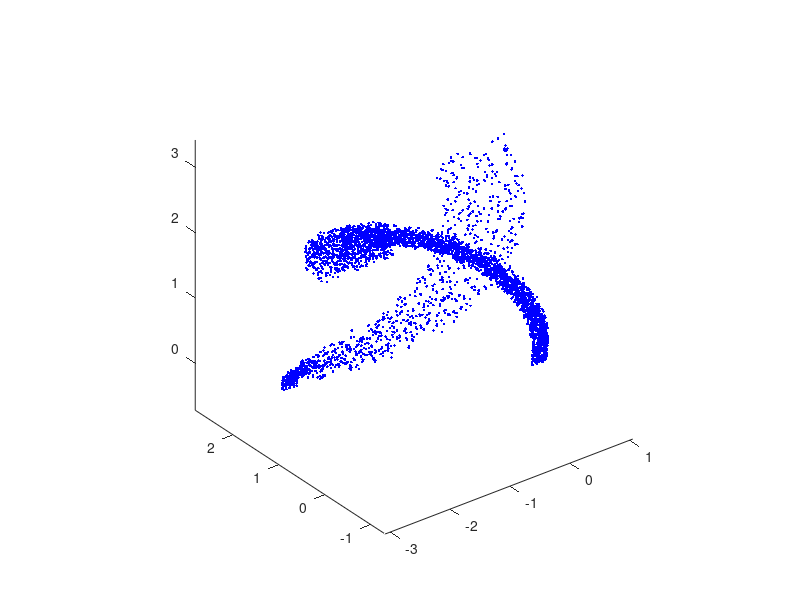
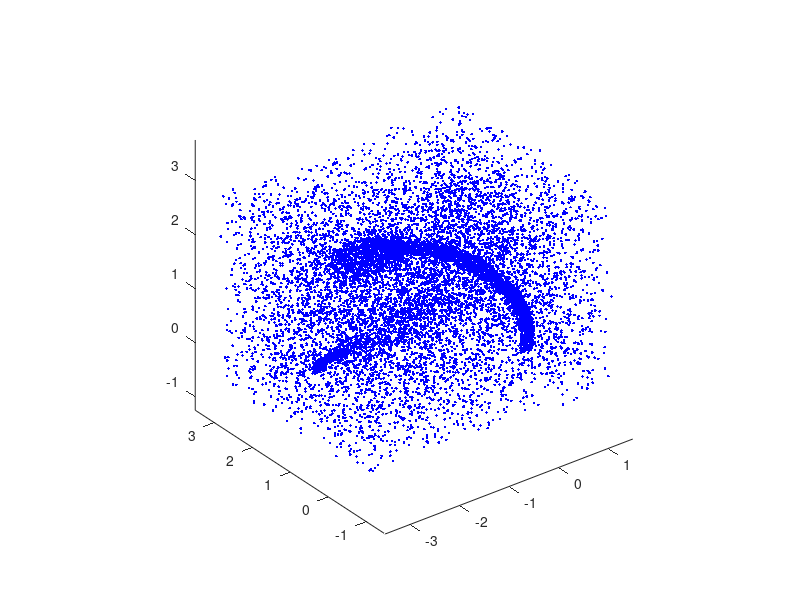

These figures' MATLAB source, in order:
clc
clear all
numofpoints = 3000;%how many points on the manifold
r = linspace(0.5,2.5,numofpoints);%medial axis of 2d manifold
randvalue = 0.5 * r .* (rand(1,numofpoints)-0.5);% increase the width of manifold
r = r + randvalue;
tetha = linspace(0,pi,numofpoints);% the curvature is from 0 to pi
x = r.*cos(tetha);
y = r.*sin(tetha);
z = linspace(0,2.5,numofpoints) + rand(1,numofpoints)*0.2; % uniform noise in height too
dataset = [x',y',z'];

numofpoints = 1000;%how many points on the manifold
r = linspace(0.5,2.5,numofpoints);%medial axis of 2d manifold
randvalue = 0.5 * r .* (rand(1,numofpoints)-0.5);% increase the width of manifold
r = r + randvalue;
tetha2 = linspace(pi,2*pi,numofpoints);% the curvature is from pi to 0
x2 = r.*cos(tetha2)-2;
y2 = r.*sin(tetha2)+1.5;
z2 = linspace(0,2.5,numofpoints) + rand(1,numofpoints)*0.2; % uniform noise in height too
dataset = [dataset;[x2',y2',z2']];
figure,plot3(dataset(:,1),dataset(:,2),dataset(:,3),'b.');
axis equal

noisepoints = rand(8000,3);
noisepoints(:,1) = noisepoints(:,1) * 5 - 3.5;
noisepoints(:,2) = noisepoints(:,2) * 4 - 1;
noisepoints(:,3) = noisepoints(:,3) * 3.5 - 0.5;

dataset = [dataset;noisepoints];
figure,plot3(dataset(:,1),dataset(:,2),dataset(:,3),'b.');
axis equal
%dlmwrite('swissroll.csv',dataset,'precision',7);